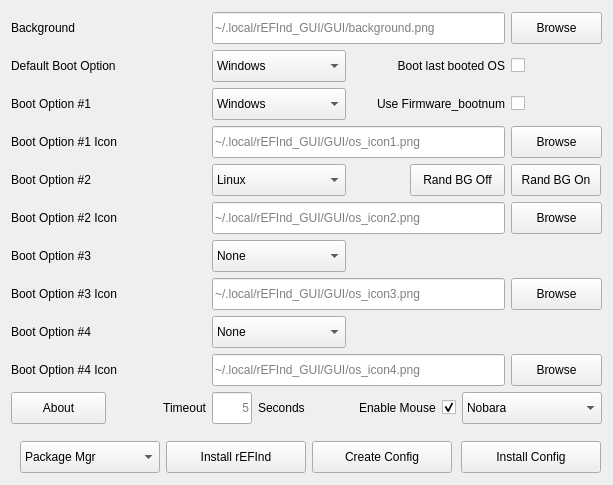
<?xml version="1.0" encoding="UTF-8"?>
<ui version="4.0">
 <class>MainWindow</class>
 <widget class="QMainWindow" name="MainWindow">
  <property name="geometry">
   <rect>
    <x>0</x>
    <y>0</y>
    <width>613</width>
    <height>485</height>
   </rect>
  </property>
  <property name="minimumSize">
   <size>
    <width>613</width>
    <height>485</height>
   </size>
  </property>
  <property name="maximumSize">
   <size>
    <width>613</width>
    <height>485</height>
   </size>
  </property>
  <property name="windowTitle">
   <string>rEFInd Setup</string>
  </property>
  <property name="windowIcon">
   <iconset>
    <normaloff>UEFI_icon.png</normaloff>UEFI_icon.png</iconset>
  </property>
  <widget class="QWidget" name="centralwidget">
   <widget class="QWidget" name="layoutWidget1">
    <property name="geometry">
     <rect>
      <x>20</x>
      <y>440</y>
      <width>581</width>
      <height>34</height>
     </rect>
    </property>
    <layout class="QGridLayout" name="gridLayout_2">
     <item row="0" column="3" alignment="Qt::AlignRight">
      <widget class="QPushButton" name="Install_Config">
       <property name="minimumSize">
        <size>
         <width>140</width>
         <height>32</height>
        </size>
       </property>
       <property name="maximumSize">
        <size>
         <width>140</width>
         <height>32</height>
        </size>
       </property>
       <property name="toolTip">
        <string>Install config and copy PNGs</string>
       </property>
       <property name="text">
        <string>Install Config</string>
       </property>
      </widget>
     </item>
     <item row="0" column="2">
      <widget class="QPushButton" name="Create_Config">
       <property name="minimumSize">
        <size>
         <width>140</width>
         <height>32</height>
        </size>
       </property>
       <property name="maximumSize">
        <size>
         <width>140</width>
         <height>32</height>
        </size>
       </property>
       <property name="toolTip">
        <string>Create config and ready PNGs</string>
       </property>
       <property name="text">
        <string>Create Config</string>
       </property>
      </widget>
     </item>
     <item row="0" column="1">
      <widget class="QPushButton" name="Install_rEFInd">
       <property name="minimumSize">
        <size>
         <width>140</width>
         <height>32</height>
        </size>
       </property>
       <property name="maximumSize">
        <size>
         <width>140</width>
         <height>32</height>
        </size>
       </property>
       <property name="text">
        <string>Install rEFInd</string>
       </property>
      </widget>
     </item>
     <item row="0" column="0">
      <widget class="QComboBox" name="Install_Source_comboBox">
       <property name="minimumSize">
        <size>
         <width>140</width>
         <height>32</height>
        </size>
       </property>
       <property name="maximumSize">
        <size>
         <width>140</width>
         <height>32</height>
        </size>
       </property>
       <property name="toolTip">
        <string>rEFInd Installation method</string>
       </property>
       <item>
        <property name="text">
         <string>Package Mgr</string>
        </property>
       </item>
       <item>
        <property name="text">
         <string>Sourceforge</string>
        </property>
       </item>
      </widget>
     </item>
    </layout>
   </widget>
   <widget class="QWidget" name="">
    <property name="geometry">
     <rect>
      <x>11</x>
      <y>12</y>
      <width>591</width>
      <height>416</height>
     </rect>
    </property>
    <layout class="QGridLayout" name="gridLayout_3">
     <item row="9" column="5">
      <widget class="QPushButton" name="Boot_Option_04_Icon_pushButton">
       <property name="minimumSize">
        <size>
         <width>91</width>
         <height>32</height>
        </size>
       </property>
       <property name="maximumSize">
        <size>
         <width>91</width>
         <height>32</height>
        </size>
       </property>
       <property name="text">
        <string>Browse</string>
       </property>
      </widget>
     </item>
     <item row="10" column="0">
      <widget class="QPushButton" name="About_pushButton">
       <property name="minimumSize">
        <size>
         <width>0</width>
         <height>32</height>
        </size>
       </property>
       <property name="maximumSize">
        <size>
         <width>16777215</width>
         <height>32</height>
        </size>
       </property>
       <property name="text">
        <string>About</string>
       </property>
      </widget>
     </item>
     <item row="0" column="5">
      <widget class="QPushButton" name="Background_pushButton">
       <property name="minimumSize">
        <size>
         <width>91</width>
         <height>32</height>
        </size>
       </property>
       <property name="maximumSize">
        <size>
         <width>91</width>
         <height>32</height>
        </size>
       </property>
       <property name="text">
        <string>Browse</string>
       </property>
      </widget>
     </item>
     <item row="8" column="2" colspan="2">
      <widget class="QComboBox" name="Boot_Option_04_comboBox">
       <property name="minimumSize">
        <size>
         <width>134</width>
         <height>32</height>
        </size>
       </property>
       <property name="maximumSize">
        <size>
         <width>134</width>
         <height>32</height>
        </size>
       </property>
       <property name="toolTip">
        <string>Boot Option #4 Selection (optional)</string>
       </property>
       <item>
        <property name="text">
         <string>None</string>
        </property>
       </item>
       <item>
        <property name="text">
         <string>Linux</string>
        </property>
       </item>
       <item>
        <property name="text">
         <string>Ventoy</string>
        </property>
       </item>
       <item>
        <property name="text">
         <string>Batocera (SD)</string>
        </property>
       </item>
       <item>
        <property name="text">
         <string>SteamOS</string>
        </property>
       </item>
       <item>
        <property name="text">
         <string>Windows</string>
        </property>
       </item>
       <item>
        <property name="text">
         <string>Windows (SD)</string>
        </property>
       </item>
       <item>
        <property name="text">
         <string>Windows (USB)</string>
        </property>
       </item>
      </widget>
     </item>
     <item row="6" column="2" colspan="2">
      <widget class="QComboBox" name="Boot_Option_03_comboBox">
       <property name="minimumSize">
        <size>
         <width>134</width>
         <height>32</height>
        </size>
       </property>
       <property name="maximumSize">
        <size>
         <width>134</width>
         <height>32</height>
        </size>
       </property>
       <property name="toolTip">
        <string>Boot Option #3 Selection (optional)</string>
       </property>
       <item>
        <property name="text">
         <string>None</string>
        </property>
       </item>
       <item>
        <property name="text">
         <string>Linux</string>
        </property>
       </item>
       <item>
        <property name="text">
         <string>Ventoy</string>
        </property>
       </item>
       <item>
        <property name="text">
         <string>Batocera (SD)</string>
        </property>
       </item>
       <item>
        <property name="text">
         <string>SteamOS</string>
        </property>
       </item>
       <item>
        <property name="text">
         <string>Windows</string>
        </property>
       </item>
       <item>
        <property name="text">
         <string>Windows (SD)</string>
        </property>
       </item>
       <item>
        <property name="text">
         <string>Windows (USB)</string>
        </property>
       </item>
      </widget>
     </item>
     <item row="9" column="2" colspan="3">
      <widget class="QLineEdit" name="Boot_Option_04_Icon_lineEdit">
       <property name="minimumSize">
        <size>
         <width>135</width>
         <height>32</height>
        </size>
       </property>
       <property name="placeholderText">
        <string>~/.local/rEFInd_GUI/GUI/os_icon4.png</string>
       </property>
      </widget>
     </item>
     <item row="10" column="4" colspan="2">
      <layout class="QGridLayout" name="gridLayout">
       <item row="0" column="0">
        <layout class="QHBoxLayout" name="horizontalLayout">
         <item alignment="Qt::AlignRight">
          <widget class="QLabel" name="Enable_Mouse_label">
           <property name="text">
            <string>Enable Mouse</string>
           </property>
          </widget>
         </item>
         <item>
          <widget class="QCheckBox" name="Enable_Mouse_checkBox">
           <property name="text">
            <string/>
           </property>
           <property name="checked">
            <bool>true</bool>
           </property>
          </widget>
         </item>
        </layout>
       </item>
       <item row="0" column="1">
        <widget class="QComboBox" name="Linux_Select_comboBox">
         <property name="sizePolicy">
          <sizepolicy hsizetype="Preferred" vsizetype="Fixed">
           <horstretch>0</horstretch>
           <verstretch>0</verstretch>
          </sizepolicy>
         </property>
         <property name="minimumSize">
          <size>
           <width>140</width>
           <height>32</height>
          </size>
         </property>
         <property name="maximumSize">
          <size>
           <width>140</width>
           <height>32</height>
          </size>
         </property>
         <property name="toolTip">
          <string>Linux Distro selection</string>
         </property>
         <item>
          <property name="text">
           <string>Nobara</string>
          </property>
         </item>
         <item>
          <property name="text">
           <string>Ubuntu</string>
          </property>
         </item>
         <item>
          <property name="text">
           <string>CentOS</string>
          </property>
         </item>
         <item>
          <property name="text">
           <string>ChimeraOS</string>
          </property>
         </item>
         <item>
          <property name="text">
           <string>Debian</string>
          </property>
         </item>
         <item>
          <property name="text">
           <string>Elementary</string>
          </property>
         </item>
         <item>
          <property name="text">
           <string>Fedora</string>
          </property>
         </item>
         <item>
          <property name="text">
           <string>Kali</string>
          </property>
         </item>
         <item>
          <property name="text">
           <string>KDE Neon</string>
          </property>
         </item>
         <item>
          <property name="text">
           <string>Manjaro</string>
          </property>
         </item>
         <item>
          <property name="text">
           <string>Mint</string>
          </property>
         </item>
         <item>
          <property name="text">
           <string>openSUSE</string>
          </property>
         </item>
         <item>
          <property name="text">
           <string>Zorin</string>
          </property>
         </item>
        </widget>
       </item>
      </layout>
     </item>
     <item row="1" column="5">
      <widget class="QCheckBox" name="Last_OS_CheckBox">
       <property name="minimumSize">
        <size>
         <width>35</width>
         <height>23</height>
        </size>
       </property>
       <property name="text">
        <string/>
       </property>
      </widget>
     </item>
     <item row="3" column="0" colspan="2">
      <widget class="QLabel" name="Boot_Option_01_Icon_Label">
       <property name="minimumSize">
        <size>
         <width>94</width>
         <height>32</height>
        </size>
       </property>
       <property name="text">
        <string>Boot Option #1 Icon</string>
       </property>
      </widget>
     </item>
     <item row="0" column="2" colspan="3">
      <widget class="QLineEdit" name="Background_lineEdit">
       <property name="minimumSize">
        <size>
         <width>135</width>
         <height>32</height>
        </size>
       </property>
       <property name="toolTip">
        <string>rEFInd Background selection</string>
       </property>
       <property name="placeholderText">
        <string>~/.local/rEFInd_GUI/GUI/background.png</string>
       </property>
      </widget>
     </item>
     <item row="0" column="0">
      <widget class="QLabel" name="Background_label">
       <property name="minimumSize">
        <size>
         <width>74</width>
         <height>18</height>
        </size>
       </property>
       <property name="text">
        <string>Background</string>
       </property>
       <property name="textFormat">
        <enum>Qt::AutoText</enum>
       </property>
      </widget>
     </item>
     <item row="2" column="5">
      <widget class="QCheckBox" name="Firmware_bootnum_CheckBox">
       <property name="minimumSize">
        <size>
         <width>35</width>
         <height>23</height>
        </size>
       </property>
       <property name="toolTip">
        <string>Linux only option</string>
       </property>
       <property name="text">
        <string/>
       </property>
       <property name="checked">
        <bool>false</bool>
       </property>
      </widget>
     </item>
     <item row="2" column="4">
      <widget class="QLabel" name="Firmware_bootnum_Label">
       <property name="minimumSize">
        <size>
         <width>122</width>
         <height>32</height>
        </size>
       </property>
       <property name="toolTip">
        <string>Linux only option</string>
       </property>
       <property name="text">
        <string>Use Firmware_bootnum</string>
       </property>
       <property name="alignment">
        <set>Qt::AlignRight|Qt::AlignTrailing|Qt::AlignVCenter</set>
       </property>
      </widget>
     </item>
     <item row="2" column="2" colspan="2">
      <widget class="QComboBox" name="Boot_Option_01_comboBox">
       <property name="minimumSize">
        <size>
         <width>134</width>
         <height>32</height>
        </size>
       </property>
       <property name="maximumSize">
        <size>
         <width>134</width>
         <height>32</height>
        </size>
       </property>
       <property name="toolTip">
        <string>Boot Option #1 Selection</string>
       </property>
       <property name="layoutDirection">
        <enum>Qt::LeftToRight</enum>
       </property>
       <item>
        <property name="text">
         <string>Windows</string>
        </property>
       </item>
       <item>
        <property name="text">
         <string>Linux</string>
        </property>
       </item>
       <item>
        <property name="text">
         <string>SteamOS</string>
        </property>
       </item>
       <item>
        <property name="text">
         <string>Windows (SD)</string>
        </property>
       </item>
       <item>
        <property name="text">
         <string>Windows (USB)</string>
        </property>
       </item>
       <item>
        <property name="text">
         <string>Batocera (SD)</string>
        </property>
       </item>
      </widget>
     </item>
     <item row="1" column="4">
      <widget class="QLabel" name="Last_OS_Label">
       <property name="minimumSize">
        <size>
         <width>122</width>
         <height>32</height>
        </size>
       </property>
       <property name="text">
        <string>Boot last booted OS</string>
       </property>
       <property name="alignment">
        <set>Qt::AlignRight|Qt::AlignTrailing|Qt::AlignVCenter</set>
       </property>
      </widget>
     </item>
     <item row="5" column="5">
      <widget class="QPushButton" name="Boot_Option_02_Icon_pushButton">
       <property name="minimumSize">
        <size>
         <width>91</width>
         <height>32</height>
        </size>
       </property>
       <property name="maximumSize">
        <size>
         <width>91</width>
         <height>32</height>
        </size>
       </property>
       <property name="text">
        <string>Browse</string>
       </property>
      </widget>
     </item>
     <item row="1" column="0" colspan="2">
      <widget class="QLabel" name="Default_Boot_Label">
       <property name="minimumSize">
        <size>
         <width>123</width>
         <height>18</height>
        </size>
       </property>
       <property name="text">
        <string>Default Boot Option</string>
       </property>
      </widget>
     </item>
     <item row="4" column="0" colspan="2">
      <widget class="QLabel" name="Boot_Option_02_label">
       <property name="minimumSize">
        <size>
         <width>94</width>
         <height>32</height>
        </size>
       </property>
       <property name="text">
        <string>Boot Option #2</string>
       </property>
      </widget>
     </item>
     <item row="10" column="1">
      <widget class="QLabel" name="TimeoutLabel">
       <property name="minimumSize">
        <size>
         <width>51</width>
         <height>32</height>
        </size>
       </property>
       <property name="layoutDirection">
        <enum>Qt::LeftToRight</enum>
       </property>
       <property name="text">
        <string>Timeout</string>
       </property>
       <property name="textFormat">
        <enum>Qt::AutoText</enum>
       </property>
       <property name="alignment">
        <set>Qt::AlignRight|Qt::AlignTrailing|Qt::AlignVCenter</set>
       </property>
      </widget>
     </item>
     <item row="7" column="2" colspan="3">
      <widget class="QLineEdit" name="Boot_Option_03_Icon_lineEdit">
       <property name="minimumSize">
        <size>
         <width>135</width>
         <height>32</height>
        </size>
       </property>
       <property name="placeholderText">
        <string>~/.local/rEFInd_GUI/GUI/os_icon3.png</string>
       </property>
      </widget>
     </item>
     <item row="10" column="3">
      <widget class="QLabel" name="TimeoutLabel_Seconds">
       <property name="minimumSize">
        <size>
         <width>60</width>
         <height>32</height>
        </size>
       </property>
       <property name="text">
        <string>Seconds</string>
       </property>
       <property name="textFormat">
        <enum>Qt::AutoText</enum>
       </property>
      </widget>
     </item>
     <item row="3" column="2" colspan="3">
      <widget class="QLineEdit" name="Boot_Option_01_Icon_lineEdit">
       <property name="minimumSize">
        <size>
         <width>135</width>
         <height>32</height>
        </size>
       </property>
       <property name="placeholderText">
        <string>~/.local/rEFInd_GUI/GUI/os_icon1.png</string>
       </property>
      </widget>
     </item>
     <item row="10" column="2">
      <widget class="QLineEdit" name="TimeOut_lineEdit">
       <property name="enabled">
        <bool>true</bool>
       </property>
       <property name="sizePolicy">
        <sizepolicy hsizetype="Minimum" vsizetype="Fixed">
         <horstretch>0</horstretch>
         <verstretch>0</verstretch>
        </sizepolicy>
       </property>
       <property name="minimumSize">
        <size>
         <width>40</width>
         <height>32</height>
        </size>
       </property>
       <property name="maximumSize">
        <size>
         <width>40</width>
         <height>32</height>
        </size>
       </property>
       <property name="toolTip">
        <string>&lt;html&gt;&lt;head/&gt;&lt;body&gt;&lt;p&gt;Timeout in seconds&lt;/p&gt;&lt;/body&gt;&lt;/html&gt;</string>
       </property>
       <property name="alignment">
        <set>Qt::AlignRight|Qt::AlignTrailing|Qt::AlignVCenter</set>
       </property>
       <property name="placeholderText">
        <string>5</string>
       </property>
      </widget>
     </item>
     <item row="9" column="0" colspan="2">
      <widget class="QLabel" name="Boot_Option_04_Icon_label">
       <property name="minimumSize">
        <size>
         <width>145</width>
         <height>32</height>
        </size>
       </property>
       <property name="text">
        <string>Boot Option #4 Icon</string>
       </property>
      </widget>
     </item>
     <item row="7" column="0" colspan="2">
      <widget class="QLabel" name="Boot_Option_03_Icon_label">
       <property name="minimumSize">
        <size>
         <width>94</width>
         <height>32</height>
        </size>
       </property>
       <property name="text">
        <string>Boot Option #3 Icon</string>
       </property>
      </widget>
     </item>
     <item row="7" column="5">
      <widget class="QPushButton" name="Boot_Option_03_Icon_pushButton">
       <property name="minimumSize">
        <size>
         <width>91</width>
         <height>32</height>
        </size>
       </property>
       <property name="maximumSize">
        <size>
         <width>91</width>
         <height>32</height>
        </size>
       </property>
       <property name="text">
        <string>Browse</string>
       </property>
      </widget>
     </item>
     <item row="8" column="0" colspan="2">
      <widget class="QLabel" name="Boot_Option_04_label">
       <property name="minimumSize">
        <size>
         <width>94</width>
         <height>32</height>
        </size>
       </property>
       <property name="text">
        <string>Boot Option #4</string>
       </property>
      </widget>
     </item>
     <item row="3" column="5">
      <widget class="QPushButton" name="Boot_Option_01_Icon_pushButton">
       <property name="minimumSize">
        <size>
         <width>91</width>
         <height>32</height>
        </size>
       </property>
       <property name="maximumSize">
        <size>
         <width>91</width>
         <height>32</height>
        </size>
       </property>
       <property name="text">
        <string>Browse</string>
       </property>
      </widget>
     </item>
     <item row="2" column="0" colspan="2">
      <widget class="QLabel" name="Boot_Option_01_Label">
       <property name="minimumSize">
        <size>
         <width>94</width>
         <height>32</height>
        </size>
       </property>
       <property name="text">
        <string>Boot Option #1</string>
       </property>
      </widget>
     </item>
     <item row="6" column="0" colspan="2">
      <widget class="QLabel" name="Boot_Option_03_label">
       <property name="minimumSize">
        <size>
         <width>94</width>
         <height>32</height>
        </size>
       </property>
       <property name="text">
        <string>Boot Option #3</string>
       </property>
      </widget>
     </item>
     <item row="5" column="2" colspan="3">
      <widget class="QLineEdit" name="Boot_Option_02_Icon_lineEdit">
       <property name="minimumSize">
        <size>
         <width>135</width>
         <height>32</height>
        </size>
       </property>
       <property name="placeholderText">
        <string>~/.local/rEFInd_GUI/GUI/os_icon2.png</string>
       </property>
      </widget>
     </item>
     <item row="1" column="2" colspan="2">
      <widget class="QComboBox" name="Default_Boot_comboBox">
       <property name="minimumSize">
        <size>
         <width>134</width>
         <height>32</height>
        </size>
       </property>
       <property name="maximumSize">
        <size>
         <width>134</width>
         <height>32</height>
        </size>
       </property>
       <property name="toolTip">
        <string>Default Boot Selection</string>
       </property>
       <item>
        <property name="text">
         <string>Windows</string>
        </property>
       </item>
       <item>
        <property name="text">
         <string>Linux</string>
        </property>
       </item>
       <item>
        <property name="text">
         <string>SteamOS</string>
        </property>
       </item>
      </widget>
     </item>
     <item row="4" column="2" colspan="2">
      <widget class="QComboBox" name="Boot_Option_02_comboBox">
       <property name="minimumSize">
        <size>
         <width>134</width>
         <height>32</height>
        </size>
       </property>
       <property name="maximumSize">
        <size>
         <width>134</width>
         <height>32</height>
        </size>
       </property>
       <property name="toolTip">
        <string>Boot Option #2 Selection</string>
       </property>
       <item>
        <property name="text">
         <string>Linux</string>
        </property>
       </item>
       <item>
        <property name="text">
         <string>Windows</string>
        </property>
       </item>
       <item>
        <property name="text">
         <string>SteamOS</string>
        </property>
       </item>
       <item>
        <property name="text">
         <string>Windows (SD)</string>
        </property>
       </item>
       <item>
        <property name="text">
         <string>Windows (USB)</string>
        </property>
       </item>
       <item>
        <property name="text">
         <string>Ventoy</string>
        </property>
       </item>
       <item>
        <property name="text">
         <string>Batocera (SD)</string>
        </property>
       </item>
      </widget>
     </item>
     <item row="5" column="0" colspan="2">
      <widget class="QLabel" name="Boot_Option_02_Icon_label">
       <property name="minimumSize">
        <size>
         <width>94</width>
         <height>32</height>
        </size>
       </property>
       <property name="text">
        <string>Boot Option #2 Icon</string>
       </property>
      </widget>
     </item>
     <item row="4" column="4" alignment="Qt::AlignRight">
      <widget class="QPushButton" name="Rand_BG_Off_pushButton">
       <property name="minimumSize">
        <size>
         <width>95</width>
         <height>32</height>
        </size>
       </property>
       <property name="maximumSize">
        <size>
         <width>95</width>
         <height>32</height>
        </size>
       </property>
       <property name="toolTip">
        <string>Turn off Background randomizer</string>
       </property>
       <property name="text">
        <string>Rand BG Off</string>
       </property>
      </widget>
     </item>
     <item row="4" column="5">
      <widget class="QPushButton" name="Rand_BG_On_pushButton">
       <property name="minimumSize">
        <size>
         <width>90</width>
         <height>32</height>
        </size>
       </property>
       <property name="maximumSize">
        <size>
         <width>90</width>
         <height>32</height>
        </size>
       </property>
       <property name="toolTip">
        <string>Turn on Background randomizer</string>
       </property>
       <property name="text">
        <string>Rand BG On</string>
       </property>
      </widget>
     </item>
    </layout>
   </widget>
  </widget>
 </widget>
 <resources/>
 <connections/>
</ui>
